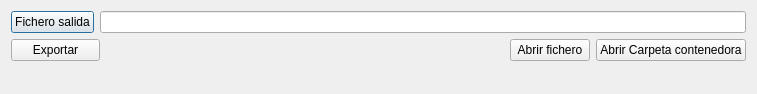
<?xml version="1.0" encoding="UTF-8"?>
<ui version="4.0">
 <class>DlgExportUserData</class>
 <widget class="QDialog" name="DlgExportUserData">
  <property name="geometry">
   <rect>
    <x>0</x>
    <y>0</y>
    <width>757</width>
    <height>94</height>
   </rect>
  </property>
  <property name="windowTitle">
   <string>Dialog</string>
  </property>
  <layout class="QVBoxLayout" name="verticalLayout">
   <item>
    <layout class="QGridLayout" name="gridLayout">
     <item row="0" column="0">
      <widget class="QPushButton" name="exportFileButton">
       <property name="text">
        <string>Fichero salida</string>
       </property>
      </widget>
     </item>
     <item row="1" column="4">
      <widget class="QPushButton" name="openFolderButton">
       <property name="text">
        <string>Abrir Carpeta contenedora</string>
       </property>
      </widget>
     </item>
     <item row="1" column="3">
      <widget class="QPushButton" name="openFileButton">
       <property name="text">
        <string>Abrir fichero</string>
       </property>
      </widget>
     </item>
     <item row="0" column="1" colspan="4">
      <widget class="QLineEdit" name="exportFileLineEdit"/>
     </item>
     <item row="1" column="2">
      <spacer name="horizontalSpacer">
       <property name="orientation">
        <enum>Qt::Horizontal</enum>
       </property>
       <property name="sizeHint" stdset="0">
        <size>
         <width>40</width>
         <height>20</height>
        </size>
       </property>
      </spacer>
     </item>
     <item row="1" column="0" colspan="2">
      <widget class="QPushButton" name="exportUsersDataButton">
       <property name="text">
        <string>Exportar</string>
       </property>
      </widget>
     </item>
    </layout>
   </item>
   <item>
    <spacer name="verticalSpacer">
     <property name="orientation">
      <enum>Qt::Vertical</enum>
     </property>
     <property name="sizeHint" stdset="0">
      <size>
       <width>20</width>
       <height>0</height>
      </size>
     </property>
    </spacer>
   </item>
  </layout>
 </widget>
 <resources/>
 <connections/>
</ui>
